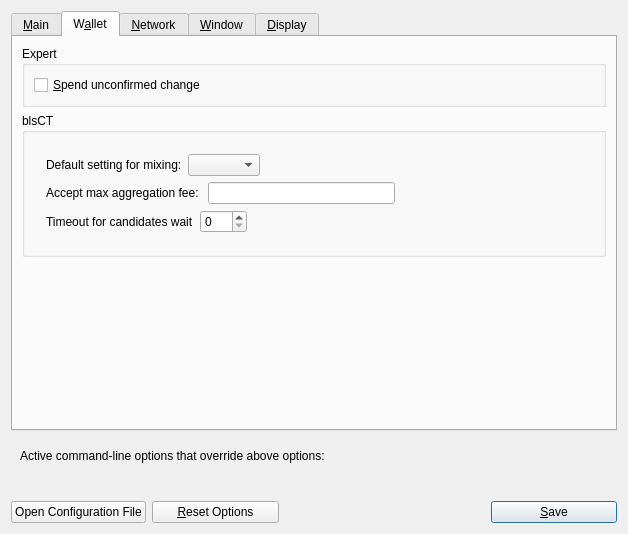
<?xml version="1.0" encoding="UTF-8"?>
<ui version="4.0">
 <class>OptionsDialog</class>
 <widget class="QDialog" name="OptionsDialog">
  <property name="geometry">
   <rect>
    <x>0</x>
    <y>0</y>
    <width>628</width>
    <height>534</height>
   </rect>
  </property>
  <property name="windowTitle">
   <string>Options</string>
  </property>
  <property name="styleSheet">
   <string notr="true"/>
  </property>
  <property name="modal">
   <bool>true</bool>
  </property>
  <layout class="QVBoxLayout" name="verticalLayout">
   <item>
    <widget class="QTabWidget" name="tabWidget">
     <property name="currentIndex">
      <number>1</number>
     </property>
     <widget class="QWidget" name="tabMain">
      <attribute name="title">
       <string>&amp;Main</string>
      </attribute>
      <layout class="QVBoxLayout" name="verticalLayout_Main">
       <item>
        <widget class="QCheckBox" name="odynstockAtStartup">
         <property name="toolTip">
          <string>Automatically start %1 after logging in to the system.</string>
         </property>
         <property name="text">
          <string>&amp;Start %1 on system login</string>
         </property>
        </widget>
       </item>
       <item>
        <layout class="QHBoxLayout" name="horizontalLayout_2_Main">
         <item>
          <widget class="QLabel" name="databaseCacheLabel">
           <property name="text">
            <string>Size of &amp;database cache</string>
           </property>
           <property name="textFormat">
            <enum>Qt::PlainText</enum>
           </property>
           <property name="buddy">
            <cstring>databaseCache</cstring>
           </property>
          </widget>
         </item>
         <item>
          <widget class="QSpinBox" name="databaseCache">
           <property name="styleSheet">
            <string notr="true"/>
           </property>
           <property name="frame">
            <bool>true</bool>
           </property>
           <property name="buttonSymbols">
            <enum>QAbstractSpinBox::NoButtons</enum>
           </property>
          </widget>
         </item>
         <item>
          <widget class="QLabel" name="databaseCacheUnitLabel">
           <property name="text">
            <string>MB</string>
           </property>
           <property name="textFormat">
            <enum>Qt::PlainText</enum>
           </property>
          </widget>
         </item>
         <item>
          <spacer name="horizontalSpacer_2_Main">
           <property name="orientation">
            <enum>Qt::Horizontal</enum>
           </property>
           <property name="sizeHint" stdset="0">
            <size>
             <width>40</width>
             <height>20</height>
            </size>
           </property>
          </spacer>
         </item>
        </layout>
       </item>
       <item>
        <layout class="QHBoxLayout" name="horizontalLayout_3_Main">
         <item>
          <widget class="QLabel" name="threadsScriptVerifLabel">
           <property name="text">
            <string>Number of script &amp;verification threads</string>
           </property>
           <property name="textFormat">
            <enum>Qt::PlainText</enum>
           </property>
           <property name="buddy">
            <cstring>threadsScriptVerif</cstring>
           </property>
          </widget>
         </item>
         <item>
          <widget class="QSpinBox" name="threadsScriptVerif">
           <property name="toolTip">
            <string>(0 = auto, &lt;0 = leave that many cores free)</string>
           </property>
           <property name="styleSheet">
            <string notr="true"/>
           </property>
           <property name="frame">
            <bool>true</bool>
           </property>
           <property name="buttonSymbols">
            <enum>QAbstractSpinBox::NoButtons</enum>
           </property>
          </widget>
         </item>
         <item>
          <spacer name="horizontalSpacer_3_Main">
           <property name="orientation">
            <enum>Qt::Horizontal</enum>
           </property>
           <property name="sizeHint" stdset="0">
            <size>
             <width>40</width>
             <height>20</height>
            </size>
           </property>
          </spacer>
         </item>
        </layout>
       </item>
       <item>
        <layout class="QHBoxLayout" name="horizontalLayout_2">
         <item>
          <widget class="QLabel" name="voteLabel">
           <property name="sizePolicy">
            <sizepolicy hsizetype="Minimum" vsizetype="Preferred">
             <horstretch>0</horstretch>
             <verstretch>0</verstretch>
            </sizepolicy>
           </property>
           <property name="text">
            <string>Your Staker vote</string>
           </property>
          </widget>
         </item>
         <item>
          <widget class="QLineEdit" name="voteTextField">
           <property name="maximumSize">
            <size>
             <width>150</width>
             <height>16777215</height>
            </size>
           </property>
          </widget>
         </item>
         <item>
          <spacer name="horizontalSpacer">
           <property name="orientation">
            <enum>Qt::Horizontal</enum>
           </property>
           <property name="sizeHint" stdset="0">
            <size>
             <width>40</width>
             <height>20</height>
            </size>
           </property>
          </spacer>
         </item>
        </layout>
       </item>
       <item>
        <layout class="QHBoxLayout" name="horizontalLayout_3">
         <item>
          <widget class="QLabel" name="voteQuestionLabel">
           <property name="text">
            <string/>
           </property>
          </widget>
         </item>
        </layout>
       </item>
       <item>
        <spacer name="verticalSpacer_Main">
         <property name="orientation">
          <enum>Qt::Vertical</enum>
         </property>
         <property name="sizeHint" stdset="0">
          <size>
           <width>20</width>
           <height>40</height>
          </size>
         </property>
        </spacer>
       </item>
      </layout>
     </widget>
     <widget class="QWidget" name="tabWallet">
      <attribute name="title">
       <string>W&amp;allet</string>
      </attribute>
      <layout class="QVBoxLayout" name="verticalLayout_Wallet">
       <item>
        <widget class="QGroupBox" name="groupBox">
         <property name="title">
          <string>Expert</string>
         </property>
         <layout class="QVBoxLayout" name="verticalLayout_2">
          <item>
           <widget class="QCheckBox" name="spendZeroConfChange">
            <property name="toolTip">
             <string>If you disable the spending of unconfirmed change, the change from a transaction cannot be used until that transaction has at least one confirmation. This also affects how your balance is computed.</string>
            </property>
            <property name="text">
             <string>&amp;Spend unconfirmed change</string>
            </property>
           </widget>
          </item>
         </layout>
        </widget>
       </item>
       <item>
        <widget class="QGroupBox" name="groupBox_2">
         <property name="title">
          <string>blsCT</string>
         </property>
         <layout class="QVBoxLayout" name="verticalLayout_4">
          <item>
           <layout class="QVBoxLayout" name="verticalLayout_3">
            <property name="leftMargin">
             <number>12</number>
            </property>
            <property name="topMargin">
             <number>12</number>
            </property>
            <property name="rightMargin">
             <number>12</number>
            </property>
            <property name="bottomMargin">
             <number>12</number>
            </property>
            <item>
             <layout class="QHBoxLayout" name="horizontalLayout">
              <item>
               <widget class="QLabel" name="label">
                <property name="text">
                 <string>Default setting for mixing:</string>
                </property>
               </widget>
              </item>
              <item>
               <widget class="QComboBox" name="mixingDefaultBox">
                <property name="currentText">
                 <string/>
                </property>
               </widget>
              </item>
              <item>
               <spacer name="horizontalSpacer_2">
                <property name="orientation">
                 <enum>Qt::Horizontal</enum>
                </property>
                <property name="sizeHint" stdset="0">
                 <size>
                  <width>40</width>
                  <height>20</height>
                 </size>
                </property>
               </spacer>
              </item>
             </layout>
            </item>
            <item>
             <layout class="QHBoxLayout" name="horizontalLayout_5">
              <item>
               <widget class="QLabel" name="label_3">
                <property name="text">
                 <string>Accept max aggregation fee: </string>
                </property>
               </widget>
              </item>
              <item>
               <widget class="OdynStockAmountField" name="maxmixfeeText"/>
              </item>
              <item>
               <spacer name="horizontalSpacer_4">
                <property name="orientation">
                 <enum>Qt::Horizontal</enum>
                </property>
                <property name="sizeHint" stdset="0">
                 <size>
                  <width>40</width>
                  <height>20</height>
                 </size>
                </property>
               </spacer>
              </item>
             </layout>
            </item>
            <item>
             <layout class="QHBoxLayout" name="horizontalLayout_6">
              <item>
               <widget class="QLabel" name="label_4">
                <property name="text">
                 <string>Timeout for candidates wait</string>
                </property>
               </widget>
              </item>
              <item>
               <widget class="QSpinBox" name="mixTimeout">
                <property name="maximum">
                 <number>180</number>
                </property>
               </widget>
              </item>
              <item>
               <spacer name="horizontalSpacer_5">
                <property name="orientation">
                 <enum>Qt::Horizontal</enum>
                </property>
                <property name="sizeHint" stdset="0">
                 <size>
                  <width>40</width>
                  <height>20</height>
                 </size>
                </property>
               </spacer>
              </item>
             </layout>
            </item>
           </layout>
          </item>
         </layout>
        </widget>
       </item>
       <item>
        <spacer name="verticalSpacer_Wallet">
         <property name="orientation">
          <enum>Qt::Vertical</enum>
         </property>
         <property name="sizeHint" stdset="0">
          <size>
           <width>20</width>
           <height>40</height>
          </size>
         </property>
        </spacer>
       </item>
      </layout>
     </widget>
     <widget class="QWidget" name="tabNetwork">
      <attribute name="title">
       <string>&amp;Network</string>
      </attribute>
      <layout class="QVBoxLayout" name="verticalLayout_Network">
       <item>
        <widget class="QCheckBox" name="mapPortUpnp">
         <property name="toolTip">
          <string>Automatically open the OdynStock client port on the router. This only works when your router supports UPnP and it is enabled.</string>
         </property>
         <property name="text">
          <string>Map port using &amp;UPnP</string>
         </property>
        </widget>
       </item>
       <item>
        <widget class="QCheckBox" name="allowIncoming">
         <property name="toolTip">
          <string>Accept connections from outside</string>
         </property>
         <property name="text">
          <string>Allow incoming connections</string>
         </property>
        </widget>
       </item>
       <item>
        <widget class="QCheckBox" name="connectSocks">
         <property name="toolTip">
          <string>Connect to the OdynStock network through a SOCKS5 proxy.</string>
         </property>
         <property name="text">
          <string>&amp;Connect through SOCKS5 proxy (default proxy):</string>
         </property>
        </widget>
       </item>
       <item>
        <layout class="QHBoxLayout" name="horizontalLayout_1_Network">
         <item>
          <widget class="QLabel" name="proxyIpLabel">
           <property name="text">
            <string>Proxy &amp;IP:</string>
           </property>
           <property name="textFormat">
            <enum>Qt::PlainText</enum>
           </property>
           <property name="buddy">
            <cstring>proxyIp</cstring>
           </property>
          </widget>
         </item>
         <item>
          <widget class="QValidatedLineEdit" name="proxyIp">
           <property name="minimumSize">
            <size>
             <width>140</width>
             <height>0</height>
            </size>
           </property>
           <property name="maximumSize">
            <size>
             <width>140</width>
             <height>16777215</height>
            </size>
           </property>
           <property name="toolTip">
            <string>IP address of the proxy (e.g. IPv4: 127.0.0.1 / IPv6: ::1)</string>
           </property>
          </widget>
         </item>
         <item>
          <widget class="QLabel" name="proxyPortLabel">
           <property name="text">
            <string>&amp;Port:</string>
           </property>
           <property name="textFormat">
            <enum>Qt::PlainText</enum>
           </property>
           <property name="buddy">
            <cstring>proxyPort</cstring>
           </property>
          </widget>
         </item>
         <item>
          <widget class="QLineEdit" name="proxyPort">
           <property name="minimumSize">
            <size>
             <width>55</width>
             <height>0</height>
            </size>
           </property>
           <property name="maximumSize">
            <size>
             <width>55</width>
             <height>16777215</height>
            </size>
           </property>
           <property name="toolTip">
            <string>Port of the proxy (e.g. 9050)</string>
           </property>
          </widget>
         </item>
         <item>
          <spacer name="horizontalSpacer_1_Network">
           <property name="orientation">
            <enum>Qt::Horizontal</enum>
           </property>
           <property name="sizeHint" stdset="0">
            <size>
             <width>40</width>
             <height>20</height>
            </size>
           </property>
          </spacer>
         </item>
        </layout>
       </item>
       <item>
        <layout class="QHBoxLayout" name="horizontalLayout_2_Network">
         <item>
          <widget class="QLabel" name="proxyActiveNets">
           <property name="text">
            <string>Used for reaching peers via:</string>
           </property>
           <property name="textFormat">
            <enum>Qt::PlainText</enum>
           </property>
          </widget>
         </item>
         <item>
          <widget class="QCheckBox" name="proxyReachIPv4">
           <property name="enabled">
            <bool>false</bool>
           </property>
           <property name="toolTip">
            <string>Shows, if the supplied default SOCKS5 proxy is used to reach peers via this network type.</string>
           </property>
           <property name="text">
            <string/>
           </property>
          </widget>
         </item>
         <item>
          <widget class="QLabel" name="proxyReachIPv4Label">
           <property name="text">
            <string>IPv4</string>
           </property>
           <property name="textFormat">
            <enum>Qt::PlainText</enum>
           </property>
          </widget>
         </item>
         <item>
          <widget class="QCheckBox" name="proxyReachIPv6">
           <property name="enabled">
            <bool>false</bool>
           </property>
           <property name="toolTip">
            <string>Shows, if the supplied default SOCKS5 proxy is used to reach peers via this network type.</string>
           </property>
           <property name="text">
            <string/>
           </property>
          </widget>
         </item>
         <item>
          <widget class="QLabel" name="proxyReachIPv6Label">
           <property name="text">
            <string>IPv6</string>
           </property>
           <property name="textFormat">
            <enum>Qt::PlainText</enum>
           </property>
          </widget>
         </item>
         <item>
          <widget class="QCheckBox" name="proxyReachTor">
           <property name="enabled">
            <bool>false</bool>
           </property>
           <property name="toolTip">
            <string>Shows, if the supplied default SOCKS5 proxy is used to reach peers via this network type.</string>
           </property>
           <property name="text">
            <string/>
           </property>
          </widget>
         </item>
         <item>
          <widget class="QLabel" name="proxyReachTorLabel">
           <property name="text">
            <string>Tor</string>
           </property>
           <property name="textFormat">
            <enum>Qt::PlainText</enum>
           </property>
          </widget>
         </item>
         <item>
          <spacer name="horizontalSpacer_2_Network">
           <property name="orientation">
            <enum>Qt::Horizontal</enum>
           </property>
           <property name="sizeHint" stdset="0">
            <size>
             <width>40</width>
             <height>20</height>
            </size>
           </property>
          </spacer>
         </item>
        </layout>
       </item>
       <item>
        <widget class="QCheckBox" name="connectSocksTor">
         <property name="toolTip">
          <string>Connect to the OdynStock network through a separate SOCKS5 proxy for Tor hidden services.</string>
         </property>
         <property name="text">
          <string>Use separate SOCKS5 proxy to reach peers via Tor hidden services:</string>
         </property>
        </widget>
       </item>
       <item>
        <layout class="QHBoxLayout" name="horizontalLayout_3_Network">
         <item>
          <widget class="QLabel" name="proxyIpTorLabel">
           <property name="text">
            <string>Proxy &amp;IP:</string>
           </property>
           <property name="textFormat">
            <enum>Qt::PlainText</enum>
           </property>
           <property name="buddy">
            <cstring>proxyIpTor</cstring>
           </property>
          </widget>
         </item>
         <item>
          <widget class="QValidatedLineEdit" name="proxyIpTor">
           <property name="minimumSize">
            <size>
             <width>140</width>
             <height>0</height>
            </size>
           </property>
           <property name="maximumSize">
            <size>
             <width>140</width>
             <height>16777215</height>
            </size>
           </property>
           <property name="toolTip">
            <string>IP address of the proxy (e.g. IPv4: 127.0.0.1 / IPv6: ::1)</string>
           </property>
          </widget>
         </item>
         <item>
          <widget class="QLabel" name="proxyPortTorLabel">
           <property name="text">
            <string>&amp;Port:</string>
           </property>
           <property name="textFormat">
            <enum>Qt::PlainText</enum>
           </property>
           <property name="buddy">
            <cstring>proxyPortTor</cstring>
           </property>
          </widget>
         </item>
         <item>
          <widget class="QLineEdit" name="proxyPortTor">
           <property name="minimumSize">
            <size>
             <width>55</width>
             <height>0</height>
            </size>
           </property>
           <property name="maximumSize">
            <size>
             <width>55</width>
             <height>16777215</height>
            </size>
           </property>
           <property name="toolTip">
            <string>Port of the proxy (e.g. 9050)</string>
           </property>
          </widget>
         </item>
         <item>
          <spacer name="horizontalSpacer_4_Network">
           <property name="orientation">
            <enum>Qt::Horizontal</enum>
           </property>
           <property name="sizeHint" stdset="0">
            <size>
             <width>40</width>
             <height>20</height>
            </size>
           </property>
          </spacer>
         </item>
        </layout>
       </item>
       <item>
        <spacer name="verticalSpacer_Network">
         <property name="orientation">
          <enum>Qt::Vertical</enum>
         </property>
         <property name="sizeHint" stdset="0">
          <size>
           <width>20</width>
           <height>40</height>
          </size>
         </property>
        </spacer>
       </item>
      </layout>
     </widget>
     <widget class="QWidget" name="tabWindow">
      <attribute name="title">
       <string>&amp;Window</string>
      </attribute>
      <layout class="QVBoxLayout" name="verticalLayout_Window">
       <item>
        <widget class="QCheckBox" name="hideTrayIcon">
         <property name="toolTip">
          <string>&amp;Hide the icon from the system tray.</string>
         </property>
         <property name="text">
          <string>Hide tray icon</string>
         </property>
        </widget>
       </item>
       <item>
        <widget class="QCheckBox" name="minimizeToTray">
         <property name="toolTip">
          <string>Show only a tray icon after minimizing the window.</string>
         </property>
         <property name="text">
          <string>&amp;Minimize to the tray instead of the taskbar</string>
         </property>
        </widget>
       </item>
       <item>
        <widget class="QCheckBox" name="minimizeOnClose">
         <property name="toolTip">
          <string>Minimize instead of exit the application when the window is closed. When this option is enabled, the application will be closed only after selecting Exit in the menu.</string>
         </property>
         <property name="text">
          <string>M&amp;inimize on close</string>
         </property>
        </widget>
       </item>
       <item>
        <spacer name="verticalSpacer_Window">
         <property name="orientation">
          <enum>Qt::Vertical</enum>
         </property>
         <property name="sizeHint" stdset="0">
          <size>
           <width>20</width>
           <height>40</height>
          </size>
         </property>
        </spacer>
       </item>
      </layout>
     </widget>
     <widget class="QWidget" name="tabDisplay">
      <attribute name="title">
       <string>&amp;Display</string>
      </attribute>
      <layout class="QVBoxLayout" name="verticalLayout_Display">
       <item>
        <layout class="QHBoxLayout" name="horizontalLayout_1_Display">
         <item>
          <widget class="QLabel" name="langLabel">
           <property name="text">
            <string>User Interface &amp;language:</string>
           </property>
           <property name="textFormat">
            <enum>Qt::PlainText</enum>
           </property>
           <property name="buddy">
            <cstring>lang</cstring>
           </property>
          </widget>
         </item>
         <item>
          <widget class="QValueComboBox" name="lang">
           <property name="toolTip">
            <string>The user interface language can be set here. This setting will take effect after restarting %1.</string>
           </property>
           <property name="styleSheet">
            <string notr="true"/>
           </property>
          </widget>
         </item>
        </layout>
       </item>
       <item>
        <layout class="QHBoxLayout" name="horizontalLayout_2_Display">
         <item>
          <widget class="QLabel" name="unitLabel">
           <property name="text">
            <string>&amp;Unit to show amounts in:</string>
           </property>
           <property name="textFormat">
            <enum>Qt::PlainText</enum>
           </property>
           <property name="buddy">
            <cstring>unit</cstring>
           </property>
          </widget>
         </item>
         <item>
          <widget class="QValueComboBox" name="unit">
           <property name="toolTip">
            <string>Choose the default subdivision unit to show in the interface and when sending coins.</string>
           </property>
           <property name="styleSheet">
            <string notr="true"/>
           </property>
           <property name="editable">
            <bool>true</bool>
           </property>
           <property name="insertPolicy">
            <enum>QComboBox::NoInsert</enum>
           </property>
          </widget>
         </item>
        </layout>
       </item>
       <item>
        <layout class="QHBoxLayout" name="horizontalLayout_3_Display">
         <item>
          <widget class="QLabel" name="thirdPartyTxUrlsLabel">
           <property name="toolTip">
            <string>Third party URLs (e.g. a block explorer) that appear in the transactions tab as context menu items. %s in the URL is replaced by transaction hash. Multiple URLs are separated by vertical bar |.</string>
           </property>
           <property name="text">
            <string>Third party transaction URLs</string>
           </property>
           <property name="buddy">
            <cstring>thirdPartyTxUrls</cstring>
           </property>
          </widget>
         </item>
         <item>
          <widget class="QLineEdit" name="thirdPartyTxUrls">
           <property name="sizePolicy">
            <sizepolicy hsizetype="Preferred" vsizetype="Fixed">
             <horstretch>0</horstretch>
             <verstretch>0</verstretch>
            </sizepolicy>
           </property>
           <property name="toolTip">
            <string>Third party URLs (e.g. a block explorer) that appear in the transactions tab as context menu items. %s in the URL is replaced by transaction hash. Multiple URLs are separated by vertical bar |.</string>
           </property>
           <property name="styleSheet">
            <string notr="true"/>
           </property>
          </widget>
         </item>
        </layout>
       </item>
       <item>
        <layout class="QHBoxLayout" name="horizontalLayout_Theme_Display">
         <item>
          <widget class="QLabel" name="themeLabel">
           <property name="text">
            <string>Wallet &amp;Theme:</string>
           </property>
           <property name="textFormat">
            <enum>Qt::PlainText</enum>
           </property>
           <property name="buddy">
            <cstring>theme</cstring>
           </property>
          </widget>
         </item>
         <item>
          <widget class="QValueComboBox" name="theme">
           <property name="toolTip">
            <string>User Interface Theme (What color scheme to use for the wallet GUI?)</string>
           </property>
          </widget>
         </item>
        </layout>
       </item>
       <item>
        <layout class="QHBoxLayout" name="horizontalLayout_Scaling_Display">
         <item>
          <widget class="QLabel" name="scalingLabel">
           <property name="text">
            <string>GUI S&amp;caling:</string>
           </property>
           <property name="textFormat">
            <enum>Qt::PlainText</enum>
           </property>
           <property name="buddy">
            <cstring>scaling</cstring>
           </property>
          </widget>
         </item>
         <item>
          <widget class="QSlider" name="scaling">
           <property name="sizePolicy">
            <sizepolicy hsizetype="Preferred" vsizetype="Fixed">
             <horstretch>0</horstretch>
             <verstretch>0</verstretch>
            </sizepolicy>
           </property>
           <property name="toolTip">
            <string>User Interface Scaling (What scale % to use for wallet GUI?)</string>
           </property>
           <property name="minimum">
            <number>90</number>
           </property>
           <property name="maximum">
            <number>150</number>
           </property>
           <property name="orientation">
            <enum>Qt::Horizontal</enum>
           </property>
          </widget>
         </item>
        </layout>
       </item>
       <item>
        <spacer name="verticalSpacer_Display">
         <property name="orientation">
          <enum>Qt::Vertical</enum>
         </property>
         <property name="sizeHint" stdset="0">
          <size>
           <width>20</width>
           <height>40</height>
          </size>
         </property>
        </spacer>
       </item>
      </layout>
     </widget>
    </widget>
   </item>
   <item>
    <widget class="QFrame" name="frame">
     <layout class="QVBoxLayout" name="verticalLayout_Bottom">
      <item>
       <layout class="QHBoxLayout" name="horizontalLayout_Bottom">
        <item>
         <widget class="QLabel" name="overriddenByCommandLineInfoLabel">
          <property name="text">
           <string>Active command-line options that override above options:</string>
          </property>
          <property name="textFormat">
           <enum>Qt::PlainText</enum>
          </property>
         </widget>
        </item>
        <item>
         <spacer name="horizontalSpacer_Bottom">
          <property name="orientation">
           <enum>Qt::Horizontal</enum>
          </property>
          <property name="sizeHint" stdset="0">
           <size>
            <width>40</width>
            <height>20</height>
           </size>
          </property>
         </spacer>
        </item>
       </layout>
      </item>
      <item>
       <widget class="QLabel" name="overriddenByCommandLineLabel">
        <property name="text">
         <string/>
        </property>
        <property name="textFormat">
         <enum>Qt::PlainText</enum>
        </property>
        <property name="wordWrap">
         <bool>true</bool>
        </property>
       </widget>
      </item>
     </layout>
    </widget>
   </item>
   <item>
    <layout class="QHBoxLayout" name="horizontalLayout_Buttons">
     <item>
      <widget class="QPushButton" name="openOdynStockConfButton">
       <property name="toolTip">
        <string>Open the %1 configuration file from the working directory.</string>
       </property>
       <property name="text">
        <string>Open Configuration File</string>
       </property>
       <property name="autoDefault">
        <bool>false</bool>
       </property>
      </widget>
     </item>
     <item>
      <widget class="QPushButton" name="resetButton">
       <property name="toolTip">
        <string>Reset all client options to default.</string>
       </property>
       <property name="text">
        <string>&amp;Reset Options</string>
       </property>
       <property name="autoDefault">
        <bool>false</bool>
       </property>
      </widget>
     </item>
     <item>
      <widget class="QLabel" name="statusLabel">
       <property name="minimumSize">
        <size>
         <width>200</width>
         <height>0</height>
        </size>
       </property>
       <property name="font">
        <font>
         <weight>75</weight>
         <bold>true</bold>
        </font>
       </property>
       <property name="text">
        <string/>
       </property>
       <property name="textFormat">
        <enum>Qt::PlainText</enum>
       </property>
       <property name="wordWrap">
        <bool>true</bool>
       </property>
      </widget>
     </item>
     <item>
      <widget class="QPushButton" name="okButton">
       <property name="text">
        <string>&amp;Save</string>
       </property>
       <property name="autoDefault">
        <bool>false</bool>
       </property>
       <property name="default">
        <bool>true</bool>
       </property>
      </widget>
     </item>
    </layout>
   </item>
  </layout>
 </widget>
 <customwidgets>
  <customwidget>
   <class>QValidatedLineEdit</class>
   <extends>QLineEdit</extends>
   <header>qvalidatedlineedit.h</header>
  </customwidget>
  <customwidget>
   <class>OdynStockAmountField</class>
   <extends>QLineEdit</extends>
   <header>odynstockamountfield.h</header>
   <container>1</container>
  </customwidget>
  <customwidget>
   <class>QValueComboBox</class>
   <extends>QComboBox</extends>
   <header>qvaluecombobox.h</header>
  </customwidget>
 </customwidgets>
 <resources/>
 <connections/>
</ui>
